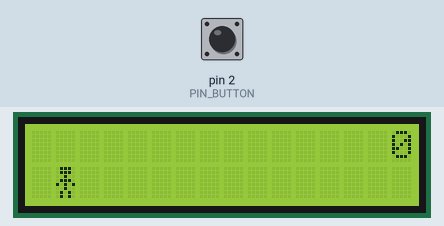
Recording of a sketch running on a simulated Arduino Uno, built with avr-gcc and run on an emulated ATmega328P. On the bench: 16×2 character LCD. The inputs (shaded band) are chosen by the test bench; at power-on: pin 2 (PIN_BUTTON) HIGH. Random numbers use the default seed unless the sketch sets one.

Above: at 0.87 s.
1.4 s: pin 2 (PIN_BUTTON) pulled LOW for 0.15 s
At 1.83 s:
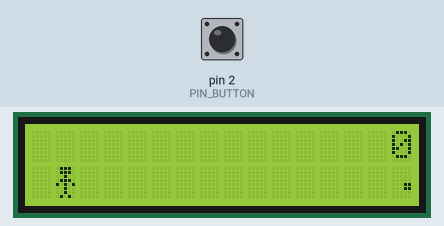
2.1 s: pin 2 (PIN_BUTTON) pulled LOW for 1 s
At 2.22 s:
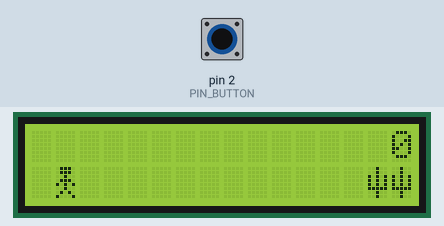
3.7 s: pin 2 (PIN_BUTTON) pulled LOW for 0.15 s
At 3.81 s:
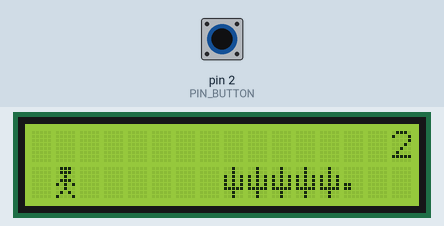
4.4 s: pin 2 (PIN_BUTTON) pulsed LOW 2 times (0.12 s each, 0.3 s apart)
At 4.99 s:
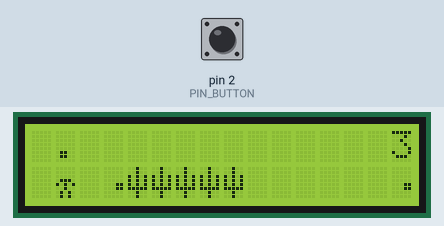
6.6 s: pin 2 (PIN_BUTTON) pulled LOW for 3.2 s
At 9.34 s:
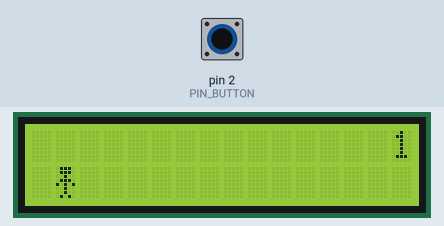
10.4 s: pin 2 (PIN_BUTTON) pulled LOW for 0.15 s
At 10.53 s:
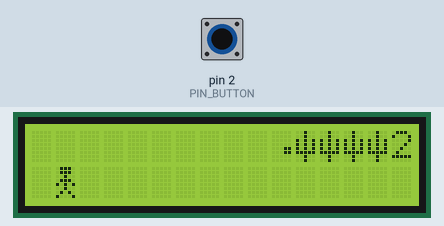

The sketch:

HUMANGAMELCD.ino
```cpp
#include <Wire.h>
#include <LiquidCrystal_I2C.h>

// Initialize the LCD (0x27 is the common I2C address, 16 columns, 2 rows)
LiquidCrystal_I2C lcd(0x27, 16, 2);

#define PIN_BUTTON 2
#define PIN_AUTOPLAY 1  // Not used in this version but kept for compatibility
#define PIN_READWRITE 10 // Not used in this version
#define PIN_CONTRAST 7   // Not used with I2C LCD

// Game sprites
#define SPRITE_RUN1 1
#define SPRITE_RUN2 2
#define SPRITE_JUMP 3
#define SPRITE_JUMP_UPPER '.'   // Use the '.' character for the head
#define SPRITE_JUMP_LOWER 4
#define SPRITE_TERRAIN_EMPTY ' ' // Use the ' ' character
#define SPRITE_TERRAIN_SOLID 5
#define SPRITE_TERRAIN_SOLID_RIGHT 6
#define SPRITE_TERRAIN_SOLID_LEFT 7

#define HERO_HORIZONTAL_POSITION 1 // Horizontal position of hero on screen

#define TERRAIN_WIDTH 16
#define TERRAIN_EMPTY 0
#define TERRAIN_LOWER_BLOCK 1
#define TERRAIN_UPPER_BLOCK 2

// Hero position states
#define HERO_POSITION_OFF 0          // Hero is invisible
#define HERO_POSITION_RUN_LOWER_1 1  // Hero is running on lower row (pose 1)
#define HERO_POSITION_RUN_LOWER_2 2  //                              (pose 2)

#define HERO_POSITION_JUMP_1 3       // Starting a jump
#define HERO_POSITION_JUMP_2 4       // Half-way up
#define HERO_POSITION_JUMP_3 5       // Jump is on upper row
#define HERO_POSITION_JUMP_4 6       // Jump is on upper row
#define HERO_POSITION_JUMP_5 7       // Jump is on upper row
#define HERO_POSITION_JUMP_6 8       // Jump is on upper row
#define HERO_POSITION_JUMP_7 9       // Half-way down
#define HERO_POSITION_JUMP_8 10      // About to land

#define HERO_POSITION_RUN_UPPER_1 11 // Hero is running on upper row (pose 1)
#define HERO_POSITION_RUN_UPPER_2 12 //                              (pose 2)

static char terrainUpper[TERRAIN_WIDTH + 1];
static char terrainLower[TERRAIN_WIDTH + 1];
static bool buttonPushed = false;
static unsigned int highScore = 0; // Variable to store the highest score

void initializeGraphics() {
  static byte graphics[] = {
    // Run position 1 (lower)
    0b01110,
    0b01110,
    0b00100,
    0b01110,
    0b10101,
    0b00100,
    0b01010,
    0b01010,

    // Run position 2 (lower)
    0b01110,
    0b01110,
    0b00100,
    0b01110,
    0b10101,
    0b00100,
    0b00100,
    0b01010,

    // Jump
    0b01110,
    0b01110,
    0b00100,
    0b01110,
    0b10101,
    0b00100,
    0b01010,
    0b10001,

    // Jump lower part
    0b00000,
    0b00000,
    0b00000,
    0b01110,
    0b10101,
    0b00100,
    0b01010,
    0b01010,

    // Cactus (solid terrain)
    0b00100,
    0b00100,
    0b10101,
    0b10101,
    0b10101,
    0b11111,
    0b00100,
    0b00100,

    // Cactus right part
    0b00000,
    0b00000,
    0b00000,
    0b00000,
    0b00011,
    0b00011,
    0b00000,
    0b00000,

    // Cactus left part
    0b00000,
    0b00000,
    0b00000,
    0b00000,
    0b11000,
    0b11000,
    0b00000,
    0b00000
  };

  // Create custom characters
  for (int i = 0; i < 7; ++i) {
    lcd.createChar(i + 1, &graphics[i * 8]);
  }

  // Initialize terrain
  for (int i = 0; i < TERRAIN_WIDTH; ++i) {
    terrainUpper[i] = SPRITE_TERRAIN_EMPTY;
    terrainLower[i] = SPRITE_TERRAIN_EMPTY;
  }
}

void advanceTerrain(char* terrain, byte newTerrain) {
  for (int i = 0; i < TERRAIN_WIDTH; ++i) {
    char current = terrain[i];
    char next = (i == TERRAIN_WIDTH - 1) ? newTerrain : terrain[i + 1];
    switch (current) {
      case SPRITE_TERRAIN_EMPTY:
        terrain[i] = (next == SPRITE_TERRAIN_SOLID) ? SPRITE_TERRAIN_SOLID_RIGHT : SPRITE_TERRAIN_EMPTY;
        break;
      case SPRITE_TERRAIN_SOLID:
        terrain[i] = (next == SPRITE_TERRAIN_EMPTY) ? SPRITE_TERRAIN_SOLID_LEFT : SPRITE_TERRAIN_SOLID;
        break;
      case SPRITE_TERRAIN_SOLID_RIGHT:
        terrain[i] = SPRITE_TERRAIN_SOLID;
        break;
      case SPRITE_TERRAIN_SOLID_LEFT:
        terrain[i] = SPRITE_TERRAIN_EMPTY;
        break;
    }
  }
}

bool drawHero(byte position, char* terrainUpper, char* terrainLower, unsigned int score) {
  bool collide = false;
  char upperSave = terrainUpper[HERO_HORIZONTAL_POSITION];
  char lowerSave = terrainLower[HERO_HORIZONTAL_POSITION];
  byte upper, lower;

  switch (position) {
    case HERO_POSITION_OFF:
      upper = lower = SPRITE_TERRAIN_EMPTY;
      break;
    case HERO_POSITION_RUN_LOWER_1:
      upper = SPRITE_TERRAIN_EMPTY;
      lower = SPRITE_RUN1;
      break;
    case HERO_POSITION_RUN_LOWER_2:
      upper = SPRITE_TERRAIN_EMPTY;
      lower = SPRITE_RUN2;
      break;
    case HERO_POSITION_JUMP_1:
    case HERO_POSITION_JUMP_8:
      upper = SPRITE_TERRAIN_EMPTY;
      lower = SPRITE_JUMP;
      break;
    case HERO_POSITION_JUMP_2:
    case HERO_POSITION_JUMP_7:
      upper = SPRITE_JUMP_UPPER;
      lower = SPRITE_JUMP_LOWER;
      break;
    case HERO_POSITION_JUMP_3:
    case HERO_POSITION_JUMP_4:
    case HERO_POSITION_JUMP_5:
    case HERO_POSITION_JUMP_6:
      upper = SPRITE_JUMP;
      lower = SPRITE_TERRAIN_EMPTY;
      break;
    case HERO_POSITION_RUN_UPPER_1:
      upper = SPRITE_RUN1;
      lower = SPRITE_TERRAIN_EMPTY;
      break;
    case HERO_POSITION_RUN_UPPER_2:
      upper = SPRITE_RUN2;
      lower = SPRITE_TERRAIN_EMPTY;
      break;
  }

  if (upper != ' ') {
    terrainUpper[HERO_HORIZONTAL_POSITION] = upper;
    collide = (upperSave == SPRITE_TERRAIN_EMPTY) ? false : true;
  }
  if (lower != ' ') {
    terrainLower[HERO_HORIZONTAL_POSITION] = lower;
    collide |= (lowerSave == SPRITE_TERRAIN_EMPTY) ? false : true;
  }

  // Calculate score digits
  byte digits = (score > 9999) ? 5 : (score > 999) ? 4 : (score > 99) ? 3 : (score > 9) ? 2 : 1;

  // Ensure strings are null-terminated
  terrainUpper[TERRAIN_WIDTH] = '\0';
  terrainLower[TERRAIN_WIDTH] = '\0';

  // Temporarily terminate the string to print just the terrain
  char temp = terrainUpper[16 - digits];
  terrainUpper[16 - digits] = '\0';

  // Display upper terrain and score
  lcd.setCursor(0, 0);
  lcd.print(terrainUpper);
  terrainUpper[16 - digits] = temp; // Restore the character

  // Display lower terrain
  lcd.setCursor(0, 1);
  lcd.print(terrainLower);

  // Display score
  lcd.setCursor(16 - digits, 0);
  lcd.print(score);

  // Restore the terrain
  terrainUpper[HERO_HORIZONTAL_POSITION] = upperSave;
  terrainLower[HERO_HORIZONTAL_POSITION] = lowerSave;

  return collide;
}

// Button interrupt handler
void buttonPush() {
  buttonPushed = true;
}

void setup() {
  // Initialize button pin
  pinMode(PIN_BUTTON, INPUT_PULLUP);

  // Initialize LCD
  lcd.init();
  lcd.backlight();
  lcd.clear();

  // Set up interrupt for the button
  attachInterrupt(digitalPinToInterrupt(PIN_BUTTON), buttonPush, FALLING);

  // Initialize game graphics
  initializeGraphics();
}

void loop() {
  static byte heroPos = HERO_POSITION_RUN_LOWER_1;
  static byte newTerrainType = TERRAIN_EMPTY;
  static byte newTerrainDuration = 1;
  static bool playing = false;
  static bool blink = false;
  static unsigned int distance = 0;
  static bool gameOverDisplayed = false;

  if (!playing) {
    if (gameOverDisplayed) {
      // Show high score before restarting
      lcd.clear();
      lcd.setCursor(0, 0);
      lcd.print("Game Over!");
      lcd.setCursor(0, 1);
      lcd.print("High Score: ");
      lcd.print(highScore);
      delay(2000);
      gameOverDisplayed = false;
    }

    drawHero((blink) ? HERO_POSITION_OFF : heroPos, terrainUpper, terrainLower, distance >> 3);
    if (blink) {
      lcd.setCursor(0, 0);
      lcd.print("Press Start");
    }
    delay(250);
    blink = !blink;
    if (buttonPushed) {
      initializeGraphics();
      heroPos = HERO_POSITION_RUN_LOWER_1;
      playing = true;
      buttonPushed = false;
      distance = 0;
    }
    return;
  }

  // Shift terrain left
  advanceTerrain(terrainLower, newTerrainType == TERRAIN_LOWER_BLOCK ? SPRITE_TERRAIN_SOLID : SPRITE_TERRAIN_EMPTY);
  advanceTerrain(terrainUpper, newTerrainType == TERRAIN_UPPER_BLOCK ? SPRITE_TERRAIN_SOLID : SPRITE_TERRAIN_EMPTY);

  // Generate new terrain
  if (--newTerrainDuration == 0) {
    if (newTerrainType == TERRAIN_EMPTY) {
      newTerrainType = (random(3) == 0) ? TERRAIN_UPPER_BLOCK : TERRAIN_LOWER_BLOCK;
      newTerrainDuration = 2 + random(10);
    } else {
      newTerrainType = TERRAIN_EMPTY;
      newTerrainDuration = 10 + random(10);
    }
  }

  // Handle jump
  if (buttonPushed) {
    if (heroPos <= HERO_POSITION_RUN_LOWER_2) heroPos = HERO_POSITION_JUMP_1;
    buttonPushed = false;
  }

  // Draw hero and check for collisions
  if (drawHero(heroPos, terrainUpper, terrainLower, distance >> 3)) {
    playing = false; // Game over
    gameOverDisplayed = true;
    // Update high score if current score is higher
    if ((distance >> 3) > highScore) {
      highScore = distance >> 3;
    }
  } else {
    // Update hero position
    if (heroPos == HERO_POSITION_RUN_LOWER_2 || heroPos == HERO_POSITION_JUMP_8) {
      heroPos = HERO_POSITION_RUN_LOWER_1;
    } else if ((heroPos >= HERO_POSITION_JUMP_3 && heroPos <= HERO_POSITION_JUMP_5) && terrainLower[HERO_HORIZONTAL_POSITION] != SPRITE_TERRAIN_EMPTY) {
      heroPos = HERO_POSITION_RUN_UPPER_1;
    } else if (heroPos >= HERO_POSITION_RUN_UPPER_1 && terrainLower[HERO_HORIZONTAL_POSITION] == SPRITE_TERRAIN_EMPTY) {
      heroPos = HERO_POSITION_JUMP_5;
    } else if (heroPos == HERO_POSITION_RUN_UPPER_2) {
      heroPos = HERO_POSITION_RUN_UPPER_1;
    } else {
      ++heroPos;
    }
    ++distance;
  }

  delay(100); // Game speed
}
```
